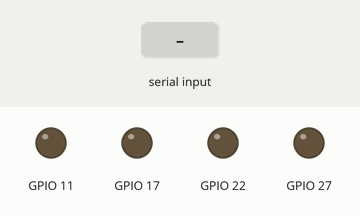
Recording of a program running on a simulated Raspberry Pi (BCM pin numbers). Parts: output pins drawn as LEDs (lit = HIGH). The test bench sets the inputs (shaded band). What the program prints to the terminal is not drawn.

Above: at 1.2 s.
1.3 s: "STBY" typed at the terminal, then Enter
2.8 s: "y" typed at the terminal, then Enter
At 4.0 s:
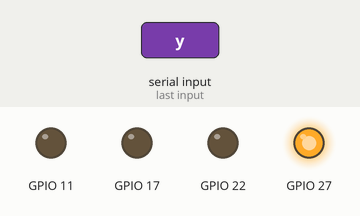
4.3 s: "n" typed at the terminal, then Enter
At 5.1 s:
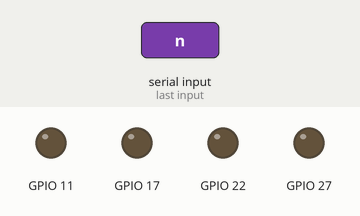
5.8 s: "1" typed at the terminal, then Enter
At 6.3 s:
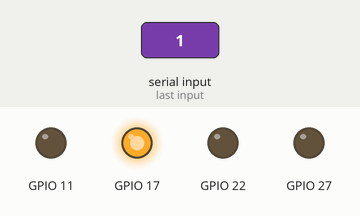
Timing chart, 0 to 8.3 s (numbered marks = the images above; inputs shaded):
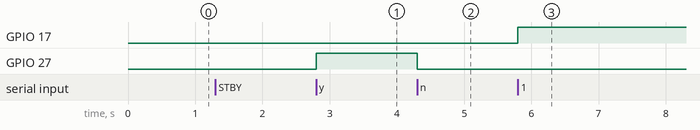

Measured:
- after the input at 1.3 s, every drawn part: stays the same
- after the input at 2.8 s, GPIO 27: LOW → HIGH at once
- after the input at 4.3 s, GPIO 27: HIGH → LOW at once
- after the input at 5.8 s, GPIO 17: LOW → HIGH at once

The program:

motor_diag_a.py
```python
#!/usr/bin/env python3
"""
Left Front (Channel A) raw pin diagnostic.

Holds each pin HIGH for 3s so you can probe with multimeter.
Then drives Channel A at 100% duty (no PWM threading) to isolate faults.

Run with cosmo stopped: pm2 stop cosmo
"""

import sys
import time

try:
    from gpiozero import DigitalOutputDevice
    from gpiozero.pins.lgpio import LGPIOFactory
    from gpiozero import Device
    Device.pin_factory = LGPIOFactory()
except Exception as e:
    print(f"GPIO import failed: {e}")
    sys.exit(1)

STBY  = 27
IN1   = 17   # AIN1 — Left Front direction 1
IN2   = 22   # AIN2 — Left Front direction 2
PWM_A = 11   # PWMA — Left Front speed (remapped from GPIO12 — Pin 32 faulty)

HOLD_S = 3   # seconds to hold each pin HIGH

def claim(pin: int, name: str):
    try:
        d = DigitalOutputDevice(pin)
        d.off()
        print(f"  GPIO{pin:2d}  ({name})  claimed OK")
        return d
    except Exception as e:
        print(f"  GPIO{pin:2d}  ({name})  FAILED: {e}")
        return None

print("\n=== Channel A Pin Diagnostic ===\n")
print("Claiming all Channel A + STBY pins...")

stby = claim(STBY,  "STBY")
in1  = claim(IN1,   "AIN1")
in2  = claim(IN2,   "AIN2")
pwm  = claim(PWM_A, "PWMA")

failed = [n for d, n in [(stby,"STBY"),(in1,"AIN1"),(in2,"AIN2"),(pwm,"PWMA")] if d is None]
if failed:
    print(f"\nFailed to claim: {failed}")
    print("These pins are busy — check pm2 stop cosmo was run, or there's a wiring short.")
    sys.exit(1)

print("\nAll pins claimed. Starting individual tests...\n")
input("Press Enter to begin (watch multimeter / LED on each pin)...")

# ── Step 1: Test each pin individually ────────────────────────────────────────
for pin_dev, num, name in [(stby, STBY, "STBY"), (in1, IN1, "AIN1"),
                            (in2, IN2, "AIN2"), (pwm, PWM_A, "PWMA")]:
    input(f"\n  GPIO{num} ({name}) → press Enter to go HIGH (probe now)...")
    pin_dev.on()
    input(f"  GPIO{num} ({name})   HIGH *** probe now *** — press Enter to go LOW")
    pin_dev.off()
    print(f"  GPIO{num} ({name})   LOW")

# ── Step 2: Full forward at 100% duty (no SoftPWM) ────────────────────────────
print("\n--- TEST: Full forward 100% (STBY↑ AIN1↑ AIN2↓ PWMA↑) ---")
input("Press Enter to start motor FORWARD (press Enter again to stop)...")

stby.on()
time.sleep(0.01)
in2.off()
in1.on()
pwm.on()   # 100% duty — no PWM, just full ON
input("  *** MOTOR RUNNING *** — press Enter to stop")
pwm.off(); in1.off(); in2.off()
stby.off()
print("  stopped")

result = input("\nDid the motor spin? (y/n): ").strip().lower()

if result == "y":
    print("\n✓ Channel A GPIO pins are working at 100% duty.")
    print("  Issue is likely the SoftPWM at low duty (20%) not enough to overcome stiction.")
    print("  Fix: increase default speed step or minimum speed in motor_test_left.py.")
elif result == "n":
    print("\n✗ Motor did not spin at 100% duty.")
    print("\nChecklist:")
    print("  1. Is STBY wired to GPIO27 (Pin 13)?")
    print("     → Probe Pin 13 — should go HIGH during test")
    print("  2. Is AIN1 wired to GPIO17 (Pin 11)?")
    print("     → Was HIGH for 3s in step 1 — did multimeter show 3.3V?")
    print("  3. Is PWMA wired to GPIO12 (Pin 32)?")
    print("     → Was HIGH for 3s in step 1 — did multimeter show 3.3V?")
    print("  4. Is VM connected to motor battery? (7.4V LiPo or 4×AA)")
    print("     → TB6612FNG needs motor power on VM, not just VCC 3.3V")
    print("  5. Is motor wired to AO1/AO2 on the chip (not BO1/BO2)?")

# ── Step 3: Full reverse at 100% ──────────────────────────────────────────────
print("\n--- TEST: Full reverse 100% (AIN1↓ AIN2↑ PWMA↑) ---")
do_rev = input("Test reverse too? (y/n): ").strip().lower()
if do_rev == "y":
    stby.on()
    time.sleep(0.01)
    in1.off()
    in2.on()
    pwm.on()
    input("  *** MOTOR RUNNING REVERSE *** — press Enter to stop")
    pwm.off(); in1.off(); in2.off(); stby.off()
    print("  stopped")

# ── Cleanup ────────────────────────────────────────────────────────────────────
for d in [stby, in1, in2, pwm]:
    d.off()
    d.close()

print("\nDone. All pins released. Run: pm2 start cosmo")
```
